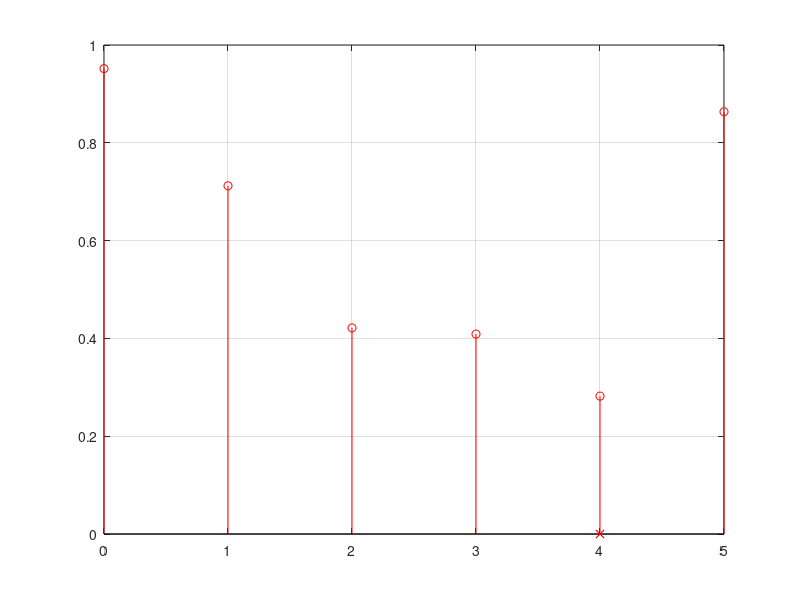

MATLAB code to generate this figure:
clear all;
close all;

y = [1 3 1 -1 -3 -1 0 1 2 3 0 0 0 0 0];
x = rand(1,200);

L = length(x);
M=6;
buffer=zeros(1,M);
p=M-1;
for n=1:L
    
    buffer(1+p) = x(n); 
    p = mod(p-1,M); % if (p>0) -> p=p-1; else p=M-1
    
    hold off;
    
    stem(0:(M-1),buffer,'r');
    hold on; grid on;
    plot(1+p,0,'rx');
    
    pause(0.3);
end
